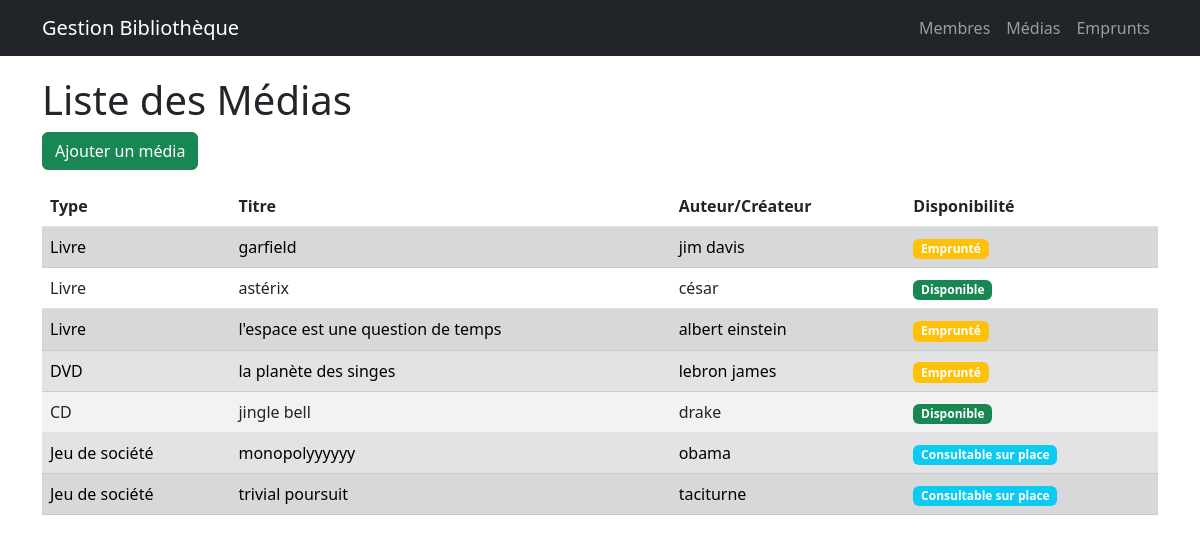
Page /librarian/liste-medias/ on the earlier database version.
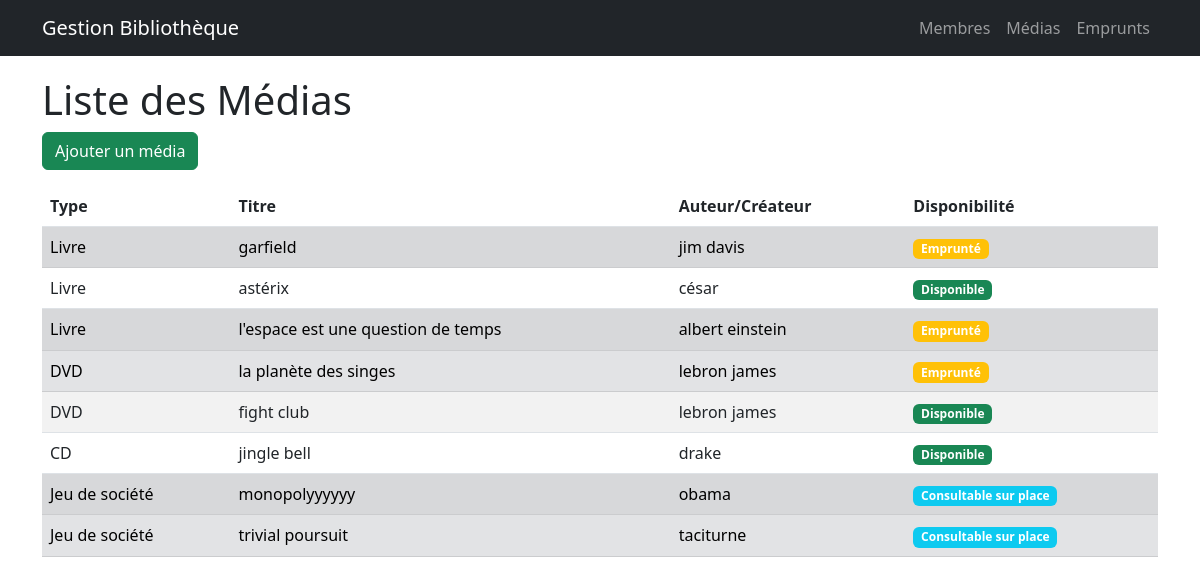
Same page on the later database version.
### librarian/models.py (models this page shows, shortened)
class Media(models.Model):
    name = models.CharField(max_length=100)
    available = models.BooleanField(default=True)

class Book(Media):
    author = models.CharField(max_length=100)

class Media(models.Model):
    name = models.CharField(max_length=100)
    available = models.BooleanField(default=True)

class DVD(Media):
    producer = models.CharField(max_length=100)

class CD(Media):
    artist = models.CharField(max_length=100)

class BoardGame(models.Model):
    name = models.CharField(max_length=100)
    creator = models.CharField(max_length=100)

### librarian/views.py (the view)
# urls.py: path('liste-medias/', list_media, name='list_media'),
def list_media(request):
    media_types = {
        'book': (Book.objects.all(), "Livre"),
        'dvd': (DVD.objects.all(), "DVD"),
        'cd': (CD.objects.all(), "CD"),
        'boardgame': (BoardGame.objects.all(), "Jeu de société")
    }
    allmedias = []
    for items, media_type in media_types.values():
        for item in items:
            item.type = media_type
            allmedias.append(item)
    return render(request, 'librarian/medias_list.html', {'allmedias': allmedias})

### librarian/templates/librarian/medias_list.html (shortened to what this page needs)
{% extends "librarian/base.html" %}
{% block content %}
<h1>Liste des Médias</h1>
<a href="{% url 'librarian:create_media' %}" class="btn btn-success mb-3">Ajouter un média</a>
<table class="table table-striped">
    <thead>
        <tr>
            <th>Type</th>
            <th>Titre</th>
            <th>Auteur/Créateur</th>
            <th>Disponibilité</th>
        </tr>
    </thead>
    <tbody>
        {% for media in allmedias %}
        <tr class="{% if not media.available %}table-secondary{% endif %}">
            <td>{{ media.type }}</td>
            <td>{{ media.name }}</td>
            <td>
                {% if media.type == "Livre" %}
                    {{ media.author }}
                {% elif media.type == "DVD" %}
                    {{ media.producer }}
                {% elif media.type == "CD" %}
                    {{ media.artist }}
                {% elif media.type == "Jeu de société" %}
                    {{ media.creator }}
                {% endif %}
            </td>
            <td>
                {% if media.type != "Jeu de société" %}
                    {% if media.available %}
                        <span class="badge bg-success">Disponible</span>
                    {% else %}
                        <span class="badge bg-warning">Emprunté</span>
                    {% endif %}
                {% else %}
                    <span class="badge bg-info">Consultable sur place</span>
                {% endif %}
            </td>
        </tr>
        {% endfor %}
    </tbody>
</table>
{% endblock %}

Differences in the rows shown:
added DVD: type "DVD", name "fight club", producer "lebron james", shows "Disponible"
